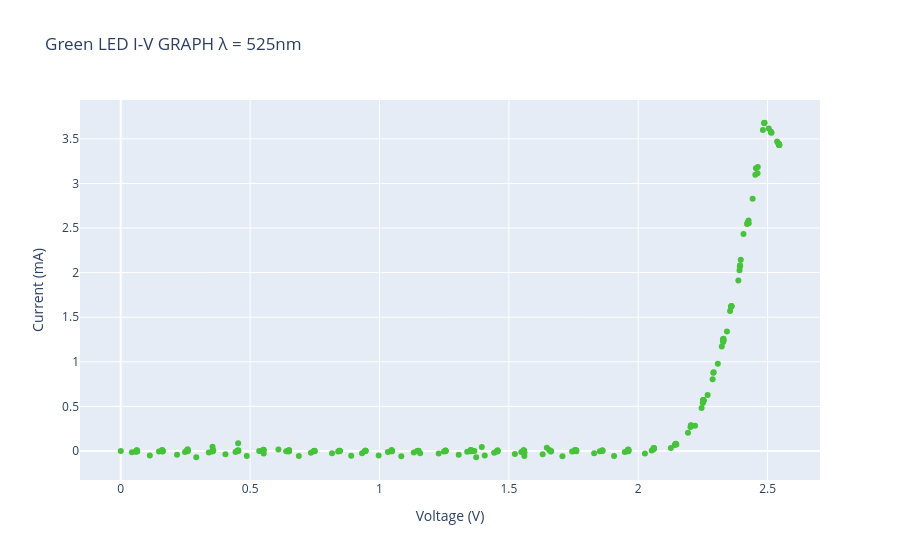

This figure's notebook cell:
### Markdown cell above
### Green LED Data Analysis 🟢

### Code cell
greenData = pd.read_csv('RealData/greenLEDData.csv').drop_duplicates()
greenWavelength=525E-9
print(greenData.count())
fig = px.scatter(
    greenData,
    x="Voltage (V)",
    y="Current (mA)",
    title="Green LED I-V GRAPH λ = 525nm ",
    color_discrete_sequence=["#46c23b"]
)
fig.show()

### Figure 1 — Plotly figure (JSON) as saved in the notebook; plotly's stock layout.template omitted (floating-point values rounded to 4 significant figures; data arrays with more than 128 entries replaced by an {"elided": "..."} marker saying what was removed)
{"data": [{"hovertemplate": "Voltage (V)=%{x}<br>Current (mA)=%{y}<extra></extra>", "legendgroup": "", "marker": {"color": "#46c23b", "symbol": "circle"}, "mode": "markers", "name": "", "orientation": "v", "showlegend": false, "type": "scatter", "x": {"elided": "246 float values"}, "xaxis": "x", "y": {"elided": "246 float values"}, "yaxis": "y"}], "layout": {"legend": {"tracegroupgap": 0}, "title": {"text": "Green LED I-V GRAPH λ = 525nm "}, "xaxis": {"anchor": "y", "domain": [0, 1], "title": {"text": "Voltage (V)"}}, "yaxis": {"anchor": "x", "domain": [0, 1], "title": {"text": "Current (mA)"}}}}
